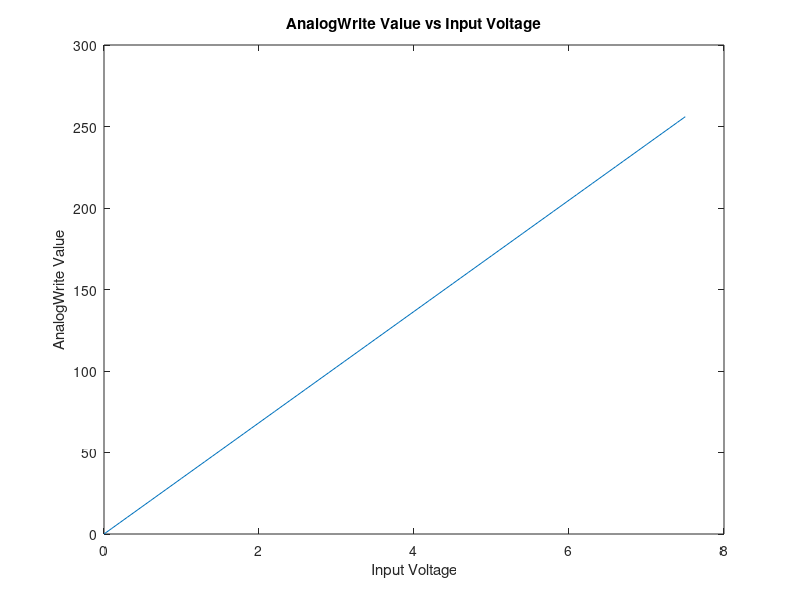

Write MATLAB code to recreate this figure.
Vin = 0:.1:7.5;
pwm = Vin./(7.5)*256;
plot(Vin, pwm);
title("AnalogWrite Value vs Input Voltage");
xlabel("Input Voltage");
ylabel("AnalogWrite Value");